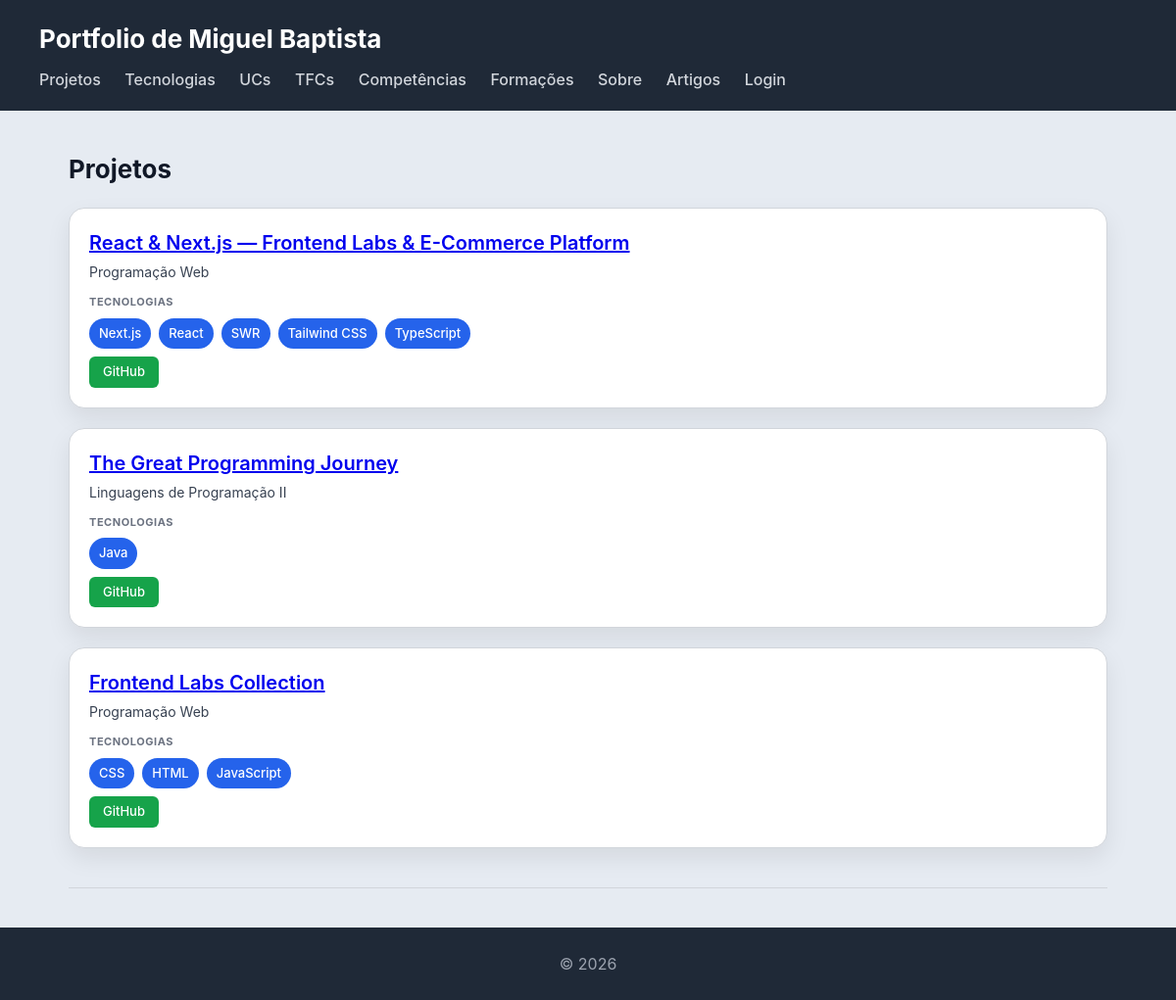
Page /portfolio/projetos/ on the committed database.
### portfolio/models.py (models this page shows, shortened)
class Projeto(models.Model):
    titulo = models.CharField(max_length=300)
    descricao = models.TextField(blank=True)
    conceitos_aplicados = models.TextField(blank=True)
    imagem = models.ImageField(upload_to='projetos/', blank=True, null=True)
    url_github = models.URLField(blank=True)
    url_demo = models.URLField(blank=True)
    data_inicio = models.DateField(null=True, blank=True)
    data_fim = models.DateField(null=True, blank=True)
    uc = models.ForeignKey(
        UnidadeCurricular, on_delete=models.SET_NULL, null=True, blank=True,
        related_name='projetos'
    )
    tecnologias = models.ManyToManyField(Tecnologia, blank=True, related_name='projetos')
    class Meta:
        verbose_name = 'Projeto'
        verbose_name_plural = 'Projetos'
        ordering = ['-data_inicio']

class UnidadeCurricular(models.Model):
    nome = models.CharField(max_length=300)
    codigo = models.CharField(max_length=20, unique=True)
    ano = models.IntegerField()
    semestre = models.IntegerField()
    ects = models.IntegerField(null=True, blank=True)
    descricao = models.TextField(blank=True)
    imagem = models.ImageField(upload_to='ucs/', blank=True, null=True)
    licenciatura = models.ForeignKey(
        Licenciatura, on_delete=models.SET_NULL, null=True, blank=True,
        related_name='unidades_curriculares'
    )
    docentes = models.ManyToManyField(Docente, blank=True, related_name='unidades_curriculares')
    def __str__(self):
        return self.nome
    class Meta:
        verbose_name = 'Unidade Curricular'
        verbose_name_plural = 'Unidades Curriculares'
        ordering = ['ano', 'semestre']

class Tecnologia(models.Model):
    nome = models.CharField(max_length=100)
    descricao = models.TextField(blank=True)
    logo = models.ImageField(upload_to='tecnologias/', blank=True, null=True)
    url_oficial = models.URLField(blank=True)
    categoria = models.CharField(max_length=100, blank=True)
    nivel_interesse = models.IntegerField(default=3)
    pontos_destaque = models.TextField(blank=True)
    tipo = models.ForeignKey(TipoTecnologia, on_delete=models.SET_NULL, null=True, blank=True)
    class Meta:
        verbose_name = 'Tecnologia'
        verbose_name_plural = 'Tecnologias'
        ordering = ['nome']

### portfolio/views.py (the view)
# urls.py: path('projetos/', views.projetos_view, name='projetos'),
def projetos_view(request):
    projetos = Projeto.objects.select_related('uc').prefetch_related('tecnologias').all()
    is_gestor = request.user.is_authenticated and request.user.groups.filter(name='gestor-portfolio').exists()
    return render(request, 'portfolio/projetos.html', {'projetos': projetos, 'is_gestor': is_gestor})

### portfolio/templates/portfolio/projetos.html (shortened to what this page needs)
{% extends "portfolio/base.html" %}
{% block content %}
<h2>Projetos</h2>
<section>
    {% for projeto in projetos %}
    <article>
        <header>
            <h3><a href="{% url 'projeto' projeto.id %}">{{ projeto.titulo }}</a></h3>
            <p>{{ projeto.uc }}</p>
        </header>
        <section>
            <h4>Tecnologias</h4>
            <ul>
                {% for tecnologia in projeto.tecnologias.all %}
                    <li>{{ tecnologia.nome }}</li>
                {% endfor %}
            </ul>
        </section>
        {% if projeto.url_github %}
        <p><a href="{{ projeto.url_github }}" class="btn-novo" target="_blank">GitHub</a></p>
        {% endif %}
    </article>
    {% endfor %}
</section>
{% endblock %}

### portfolio/static/portfolio/styles.css (style rules this page uses)
* { box-sizing: border-box; margin: 0; padding: 0; }
body { font-family: "Inter", "Segoe UI", system-ui, -apple-system, sans-serif; background: #e6ebf2; color: #111827; line-height: 1.5; }
h2 { margin-bottom: 20px; font-size: 26px; }
section > article { background: white; padding: 20px; border-radius: 16px; border: 1px solid #d1d5db; box-shadow: 0 10px 25px rgba(0,0,0,0.08); transition: all 0.25s ease; margin-bottom: 20px; }
article > header { margin-bottom: 12px; }
article > header > h3 { font-size: 20px; font-weight: 600; margin-bottom: 4px; }
article > header > p { font-size: 14px; color: #374151; }
article > section { margin-top: 10px; }
article > section > h4 { font-size: 11px; text-transform: uppercase; color: #6b7280; margin-bottom: 8px; letter-spacing: 0.05em; }
article > section > ul { list-style: none; display: flex; flex-wrap: wrap; gap: 8px; }
article > section > ul > li { background: #2563eb; color: white; padding: 6px 10px; border-radius: 999px; font-size: 13px; font-weight: 500; }
.btn-novo { background: #16a34a; color: white; padding: 6px 14px; border-radius: 6px; font-size: 13px; font-weight: 500; text-decoration: none; display: inline-block; margin-right: 6px; margin-top: 8px; }
main > section { margin-bottom: 40px; padding-bottom: 20px; border-bottom: 1px solid #d1d5db; }

### rows in the picture
Projeto: titulo "React & Next.js — Frontend Labs & E-Commerce Platform", uc "Programação Web"
Tecnologia: nome "Next.js"
Tecnologia: nome "React"
Tecnologia: nome "SWR"
Tecnologia: nome "Tailwind CSS"
Tecnologia: nome "TypeScript"
Projeto: titulo "The Great Programming Journey", uc "Linguagens de Programação II"
Tecnologia: nome "Java"
Projeto: titulo "Frontend Labs Collection", uc "Programação Web"
Tecnologia: nome "CSS"
Tecnologia: nome "HTML"
Tecnologia: nome "JavaScript"
